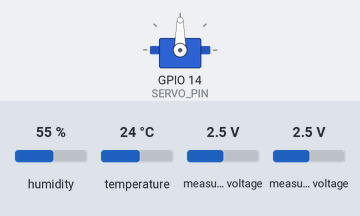
Bench run of a program on a simulated ESP8266 (NodeMCU). Parts: servo. The inputs (shaded band) are chosen by the test bench; at power-on: measured voltage 2.5 V, humidity 55 %, temperature 24 °C. WiFi joins after 1.5 s; servers stay silent unless stated; uploads are accepted with an empty reply; what the program prints to the serial monitor is not drawn.

Above: at 2.8 s.
2.9 s: measured voltage (sensor 201) set to 1.2 V
11.5 s: measured voltage (sensor 201) set to 0.9 V
At 20.5 s:
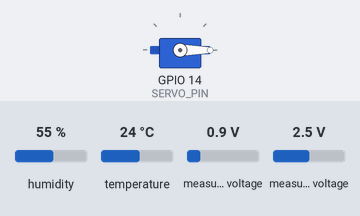
21.5 s: measured voltage (sensor 201) set to 2.5 V
At 30.4 s:
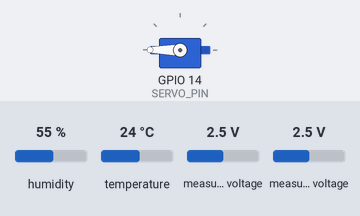
31.5 s: measured voltage (sensor 201) set to 0.1 V
At 40.5 s:
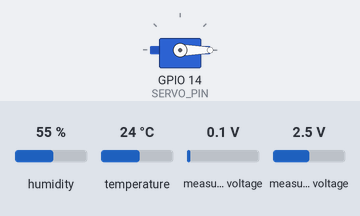
Timing chart, 0 to 42.0 s (numbered marks = the images above; inputs shaded):
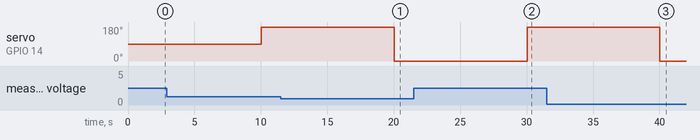

Measured:
- the behaviour switches between 1.1 and 1 V on measured voltage (sensor 201) (found by bisection; images 0 and 1)
- after the input at 11.5 s, servo on GPIO 14 (SERVO_PIN): 180° → 0° after 8.5 s
- after the input at 21.5 s, servo on GPIO 14 (SERVO_PIN): 0° → 180° after 8.5 s
- after the input at 31.5 s, servo on GPIO 14 (SERVO_PIN): 180° → 0° after 8.5 s

The program:

main.cpp
```cpp
/*
UNIFIED PLANT ONE CONTROL SYSTEM

Autor:
Santiago Quintana Moreno A01571222

Equipo #1: “Null”
Irvin David Ornelas García A00839065
Alejandro Orta Rodríguez A00840490
Javier Santos Pérez A01198909
*/

#include <Arduino.h>
#include <ESP8266WiFi.h>
#include <ESP8266HTTPClient.h>
#include <DHT.h>
#include <Wire.h>
#include <Adafruit_ADS1X15.h>
#include <Servo.h>
#include <SPI.h>


// WiFi Configuration
const char* ssid = "QUINTANA_MORENO";
const char* password = "SaSaVEQM9928";

// Sensor and Plant IDs
const int ID_TSensor = 1; // Temperature/Humidity Sensor ID
const int ID_ASensor = 2; // Wind Sensor ID
const int ID_LSensor = 3; // Light Sensor ID
const int ID_EHSensor = 4; // Soil Moisture Sensor ID
const int ID_Servo = 1; // Servo ID
const int ID_Plant = 1; // Plant ID

// Pin Definitions
#define DHTPIN 0               // D3 -> GPIO0
#define DHTTYPE DHT11
#define SERVO_PIN 14           // D5 -> GPIO14

// ADS1115 Channels
#define PHOTORESISTOR_CHANNEL 1
#define SOIL_MOISTURE_CHANNEL 2

// Sensor Instances
DHT dht(DHTPIN, DHTTYPE);
Adafruit_ADS1115 ads;
Servo servo;

// Timer Variables
unsigned long lastLogTime = 0;
const unsigned long logInterval = 10000; // Log every 10 seconds

void sendDataToServer(String url, String payload, HTTPClient &httpClient, WiFiClient &wClient) {
  httpClient.begin(wClient, url);
  httpClient.addHeader("Content-Type", "application/json");
  int httpResponseCode = httpClient.POST(payload);

  Serial.print("HTTP Response Code: ");
  Serial.println(httpResponseCode);

  if (httpResponseCode > 0) {
    String response = httpClient.getString();
    Serial.print("Server Response: ");
    Serial.println(response);
  } else {
    Serial.print("Error in POST Request: ");
    Serial.println(httpResponseCode);
  }
  httpClient.end();
}

void logSensorData(float t, float h, float windSpeed, float lightVoltage, int soilMoisture) {
  if (WiFi.status() == WL_CONNECTED) {
    WiFiClient wClient;
    HTTPClient httpClient;

    // Log temperature and humidity
    String jsonTempHumidity = "{\"ID_TSensor\": " + String(ID_TSensor) +
                              ", \"ID_Plant\": " + String(ID_Plant) +
                              ", \"Value1\": " + String(t) +
                              ", \"Value2\": " + String(h) + "}";
    String urlTempHumidity = "http://192.168.1.80:3000/iot/api/insertTemperature";
    sendDataToServer(urlTempHumidity, jsonTempHumidity, httpClient, wClient);

    // Log wind speed
    String jsonWind = "{\"ID_ASensor\": " + String(ID_ASensor) +
                      ", \"ID_Plant\": " + String(ID_Plant) +
                      ", \"Value\": " + String(windSpeed) + "}";
    String urlWind = "http://192.168.1.80:3000/iot/api/insertAnemometer";
    sendDataToServer(urlWind, jsonWind, httpClient, wClient);

    // Log light sensor data
    String jsonLight = "{\"ID_LSensor\": " + String(ID_LSensor) +
                       ", \"ID_Plant\": " + String(ID_Plant) +
                       ", \"Value\": " + String(lightVoltage) + "}";
    String urlLight = "http://192.168.1.80:3000/iot/api/insertLight";
    sendDataToServer(urlLight, jsonLight, httpClient, wClient);

    // Log soil moisture
    String jsonSoil = "{\"ID_EHSensor\": " + String(ID_EHSensor) +
                      ", \"ID_Plant\": " + String(ID_Plant) +
                      ", \"Value\": " + String(soilMoisture) + "}";
    String urlSoil = "http://192.168.1.80:3000/iot/api/insertSoilMoisture";
    sendDataToServer(urlSoil, jsonSoil, httpClient, wClient);
  } else {
    Serial.println("Error: Not connected to WiFi.");
  }
}

void setup() {
  Serial.begin(115200);
  Serial.println("*Initializing sensors and WiFi*");

  // Initialize WiFi
  WiFi.mode(WIFI_STA);
  WiFi.disconnect();
  delay(100);
  WiFi.begin(ssid, password);
  Serial.print("Connecting to WiFi \"");
  Serial.print(ssid);
  Serial.print("\"");
  while (WiFi.status() != WL_CONNECTED) {
    delay(500);
    Serial.print(".");
    yield(); // Prevent watchdog resets
  }
  Serial.print("\nConnected! IP: ");
  Serial.println(WiFi.localIP());

  // Initialize ADS1115
  if (!ads.begin()) {
    Serial.println("Error initializing ADS1115. Check connections.");
    while (1) {
      yield(); // Prevent watchdog resets in infinite loop
    }
  }
  Serial.println("ADS1115 initialized successfully.");

  // Initialize DHT sensor
  dht.begin();

  // Initialize Servo
  servo.attach(SERVO_PIN);
  servo.write(90); // Set servo to neutral position
}

void loop() {
  unsigned long currentMillis = millis();

  // Check if it's time to log sensor data
  if (currentMillis - lastLogTime >= logInterval) {
    lastLogTime = currentMillis;

    // Read temperature and humidity
    float t = dht.readTemperature();
    float h = dht.readHumidity();

    if (isnan(t) || isnan(h)) {
      Serial.println("Error reading temperature and humidity sensor");
      return;
    }
    Serial.print("\nTemperature: ");
    Serial.print(t);
    Serial.print(" ºC\tHumidity: ");
    Serial.print(h);
    Serial.println(" %");

    // Simulate wind speed (hardcoded for presentation)
    float windSpeedkph = 15.0; // Example value
    Serial.print("Wind Speed (Simulated): ");
    Serial.print(windSpeedkph);
    Serial.println(" kph");

    // Read light sensor
    int16_t lightRaw = ads.readADC_SingleEnded(PHOTORESISTOR_CHANNEL); // Channel 1
    float lightVoltage = lightRaw * 0.1875 / 1000; // Convert to voltage
    Serial.print("Light Sensor Voltage: ");
    Serial.println(lightVoltage);

    // Read soil moisture sensor
    int16_t soilRaw = ads.readADC_SingleEnded(SOIL_MOISTURE_CHANNEL); // Channel 2
    int soilMoisture = map(soilRaw, 0, 32767, 100, 0); // Map ADC value to percentage
    Serial.print("Soil Moisture: ");
    Serial.print(soilMoisture);
    Serial.println(" %");

    // Control servo based on soil moisture
    bool shouldOpenValve = false;
    if (soilMoisture < 30 || lightVoltage > 1.0 || t > 30 || h < 50 || windSpeedkph > 20) {
      Serial.println("Opening valve...");
      shouldOpenValve = true;
    } else {
      Serial.println("Conditions are fine. Closing valve...");
    }

    servo.write(shouldOpenValve ? 180 : 0);

    // Log sensor data to server
    logSensorData(t, h, windSpeedkph, lightVoltage, soilMoisture);
  }

  yield(); // Prevent watchdog resets
}
```
